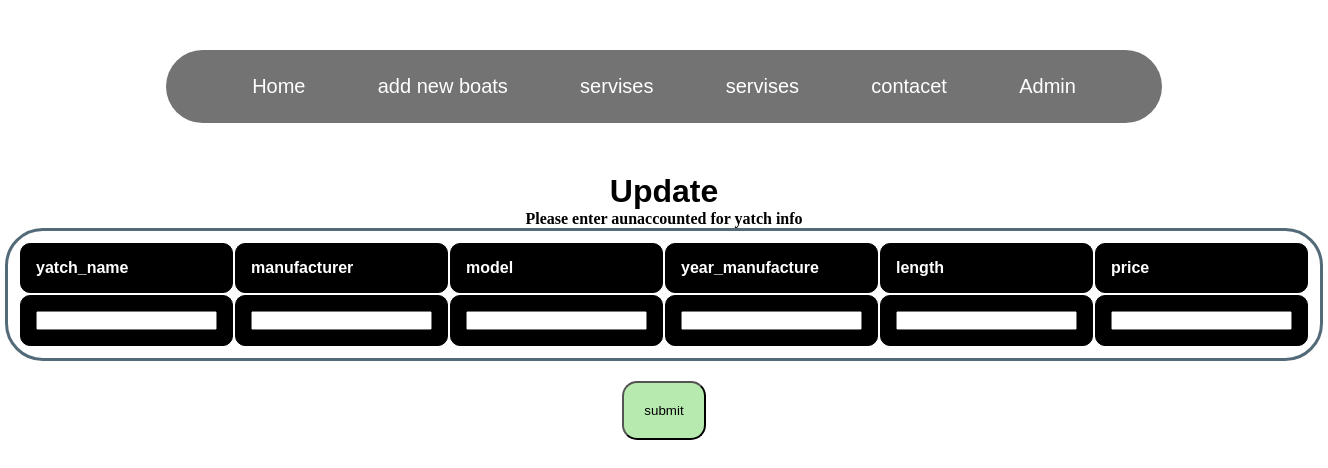
Before: /edit/1 with the older database file.
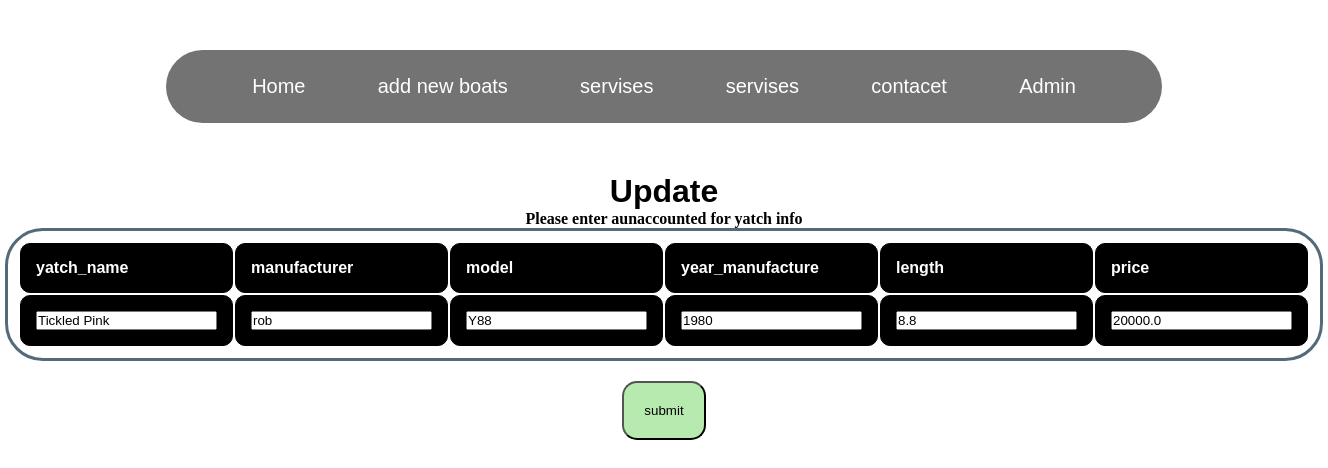
After: the same page with the newer database file.
### tables this page shows
CREATE TABLE yachts (
    id INTEGER PRIMARY KEY AUTOINCREMENT,
    yatch_name TEXT NOT NULL,
    manufacturer TEXT NOT NULL,
    model TEXT NOT NULL,
    year_manufacture INTEGER,
    length FLOAT,
    price FLOAT
);

### app.py (the view, shortened to what this page needs)
@app.route('/edit/<int:id>', methods=('GET', 'POST'))
def edit_user(id):
    conn = get_db_connection()
    yatch = conn.execute('SELECT * FROM yachts  where id = ?',(id,)).fetchone()
    print(id)
    return render_template('update.html', yatch = yatch)

### app.py (called while the page is built)
def get_db_connection():
    conn = sqlite3.connect('Yatchs.db')
    conn.row_factory = sqlite3.Row
    return conn

### templates/update.html (shortened to what this page needs)
{% extends 'home.html' %}
{% block header %}
<head>
</head>
<body>
    <h1 class="homeHeader">Update</h1>
    <h4 class="homeDetails">Please enter aunaccounted for yatch info</h4>
{% endblock %}
{% block content %}
<form method="post">
    <table>
        <thead>
            <tr>
                <th>yatch_name</th>
                <th>manufacturer</th>
                <th>model</th>
                <th>year_manufacture</th>
                <th>length</th>
                <th>price</th>
            </tr>
        </thead>
        <tbody>
            <td><input type="text" name ="yatch_name" id="yatch_name" value="{{yatch.yatch_name}}" required ></td>
            <td><input type="text" name="manufacturer" id="manufacturer" value="{{yatch.manufacturer}}" required></td>
            <td><input type="text" name="model" id="model" value="{{yatch.model}}" required></td>
            <td> <input type="Integer" name="year_manufacture" id="year_manufacture" value="{{yatch.year_manufacture}}"></td>
            <td><input type="Integer" name="length" id="length" value="{{yatch.length}}"></td>
            <td><input type="Integer" name="price" id="price" value="{{yatch.price}}"></td>
        </tbody>
    </table>
    <div class="center">
        <button type="submit">submit</button>
    </div>
</form>
{% endblock %}

Changed rows visible on the page:
added yachts: yatch_name "Tickled Pink", manufacturer "rob", model "Y88", year_manufacture "1980", length "8.8", price "20000.0"
